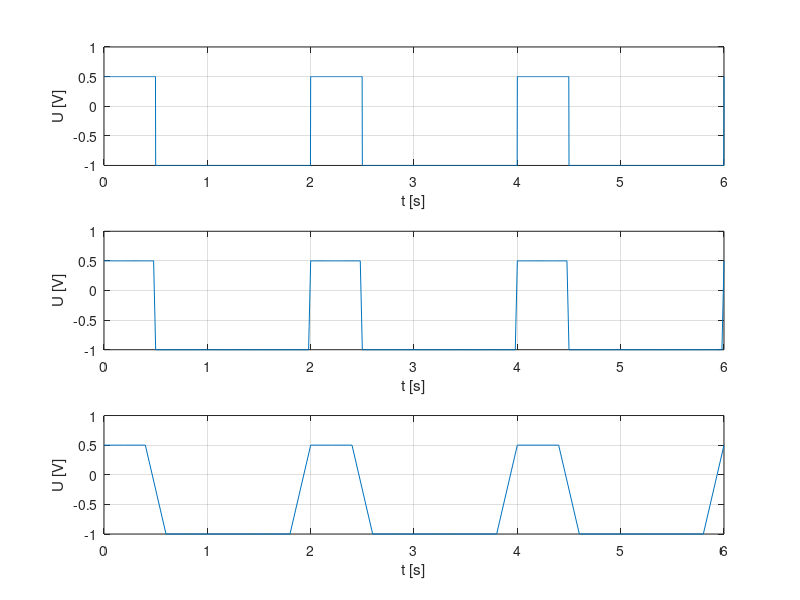

The MATLAB source for this figure:
%rezolutie temporara de 2 ms
t=0:0.002:6;
f=0.5;%se vor afisa 3 perioade
w=2*pi*f;
duty=25;
cc=0.25;
ampl=0.75;
s=(ampl*square(w*t,duty))-cc;
subplot(3,1,1)
plot(t,s),grid,xlabel('t [s]'),ylabel('U [V]')
%pentru un semnal cu nivelul minim = -1 si nivelul maxim = 0.5,
%componenta continua este -0.25
%asa ca alegem amplitudinea 0.5+0.25=0.75
%am folosit functia subplot pentru a incadra graficele pentru toate rezolutiile intr-o singura figura

%rezolutie temporara de 20 ms
t=0:0.02:6;
f=0.5;%se vor afisa 3 perioade
w=2*pi*f;
duty=25;
cc=0.25;
ampl=0.75;
s=(ampl*square(w*t,duty))-cc;
subplot(3,1,2)
plot(t,s),grid,xlabel('t [s]'),ylabel('U [V]')

%rezolutie temporara de 200 ms
t=0:0.2:6;
f=0.5;%se vor afisa 3 perioade
w=2*pi*f;
duty=25;
cc=0.25;
ampl=0.75;
s=(ampl*square(w*t,duty))-cc;
subplot(3,1,3)
plot(t,s),grid,xlabel('t [s]'),ylabel('U [V]')